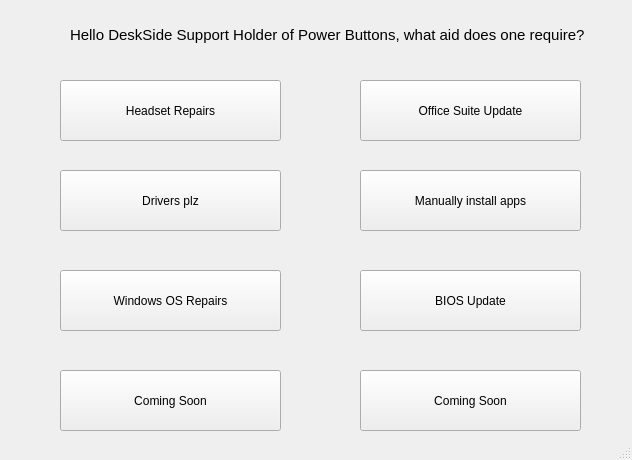
<?xml version="1.0" encoding="UTF-8"?>
<ui version="4.0">
 <class>MainWindow</class>
 <widget class="QMainWindow" name="MainWindow">
  <property name="geometry">
   <rect>
    <x>0</x>
    <y>0</y>
    <width>632</width>
    <height>460</height>
   </rect>
  </property>
  <property name="windowTitle">
   <string>MainWindow</string>
  </property>
  <widget class="QWidget" name="centralwidget">
   <widget class="QPushButton" name="ButtonHeadset">
    <property name="geometry">
     <rect>
      <x>60</x>
      <y>80</y>
      <width>221</width>
      <height>61</height>
     </rect>
    </property>
    <property name="text">
     <string>Headset Repairs</string>
    </property>
   </widget>
   <widget class="QPushButton" name="ButtonDock">
    <property name="geometry">
     <rect>
      <x>60</x>
      <y>170</y>
      <width>221</width>
      <height>61</height>
     </rect>
    </property>
    <property name="text">
     <string>Drivers plz</string>
    </property>
   </widget>
   <widget class="QPushButton" name="ButtonWindows">
    <property name="geometry">
     <rect>
      <x>60</x>
      <y>270</y>
      <width>221</width>
      <height>61</height>
     </rect>
    </property>
    <property name="text">
     <string>Windows OS Repairs</string>
    </property>
   </widget>
   <widget class="QPushButton" name="ButtonOutlook">
    <property name="geometry">
     <rect>
      <x>60</x>
      <y>370</y>
      <width>221</width>
      <height>61</height>
     </rect>
    </property>
    <property name="text">
     <string>Coming Soon</string>
    </property>
   </widget>
   <widget class="QLabel" name="TitleLabel">
    <property name="geometry">
     <rect>
      <x>70</x>
      <y>10</y>
      <width>721</width>
      <height>51</height>
     </rect>
    </property>
    <property name="text">
     <string>&lt;html&gt;&lt;head/&gt;&lt;body&gt;&lt;p&gt;&lt;span style=&quot; font-size:11pt;&quot;&gt;Hello DeskSide Support Holder of Power Buttons, what aid does one require?&lt;/span&gt;&lt;/p&gt;&lt;/body&gt;&lt;/html&gt;</string>
    </property>
   </widget>
   <widget class="QPushButton" name="pushButton_5">
    <property name="geometry">
     <rect>
      <x>360</x>
      <y>370</y>
      <width>221</width>
      <height>61</height>
     </rect>
    </property>
    <property name="text">
     <string>Coming Soon</string>
    </property>
   </widget>
   <widget class="QPushButton" name="ButtonApp">
    <property name="geometry">
     <rect>
      <x>360</x>
      <y>170</y>
      <width>221</width>
      <height>61</height>
     </rect>
    </property>
    <property name="text">
     <string>Manually install apps</string>
    </property>
   </widget>
   <widget class="QPushButton" name="ButtonBIOS">
    <property name="geometry">
     <rect>
      <x>360</x>
      <y>270</y>
      <width>221</width>
      <height>61</height>
     </rect>
    </property>
    <property name="text">
     <string>BIOS Update</string>
    </property>
   </widget>
   <widget class="QPushButton" name="ButtonSuite">
    <property name="geometry">
     <rect>
      <x>360</x>
      <y>80</y>
      <width>221</width>
      <height>61</height>
     </rect>
    </property>
    <property name="text">
     <string>Office Suite Update</string>
    </property>
   </widget>
  </widget>
  <widget class="QStatusBar" name="statusbar"/>
 </widget>
 <resources/>
 <connections>
  <connection>
   <sender>ButtonHeadset</sender>
   <signal>clicked()</signal>
   <receiver>MainWindow</receiver>
   <slot>headsetconfwin()</slot>
   <hints>
    <hint type="sourcelabel">
     <x>170</x>
     <y>110</y>
    </hint>
    <hint type="destinationlabel">
     <x>195</x>
     <y>72</y>
    </hint>
   </hints>
  </connection>
  <connection>
   <sender>ButtonApp</sender>
   <signal>clicked()</signal>
   <receiver>MainWindow</receiver>
   <slot>manconfwin()</slot>
   <hints>
    <hint type="sourcelabel">
     <x>472</x>
     <y>196</y>
    </hint>
    <hint type="destinationlabel">
     <x>442</x>
     <y>161</y>
    </hint>
   </hints>
  </connection>
  <connection>
   <sender>ButtonWindows</sender>
   <signal>clicked()</signal>
   <receiver>MainWindow</receiver>
   <slot>windowsconfwin()</slot>
   <hints>
    <hint type="sourcelabel">
     <x>170</x>
     <y>300</y>
    </hint>
    <hint type="destinationlabel">
     <x>191</x>
     <y>258</y>
    </hint>
   </hints>
  </connection>
  <connection>
   <sender>ButtonBIOS</sender>
   <signal>clicked()</signal>
   <receiver>MainWindow</receiver>
   <slot>biossledge()</slot>
   <hints>
    <hint type="sourcelabel">
     <x>473</x>
     <y>295</y>
    </hint>
    <hint type="destinationlabel">
     <x>436</x>
     <y>262</y>
    </hint>
   </hints>
  </connection>
 </connections>
 <slots>
  <slot>headsetconfwin()</slot>
  <slot>windowsconfwin()</slot>
  <slot>manconfwin()</slot>
  <slot>biossledge()</slot>
 </slots>
</ui>
